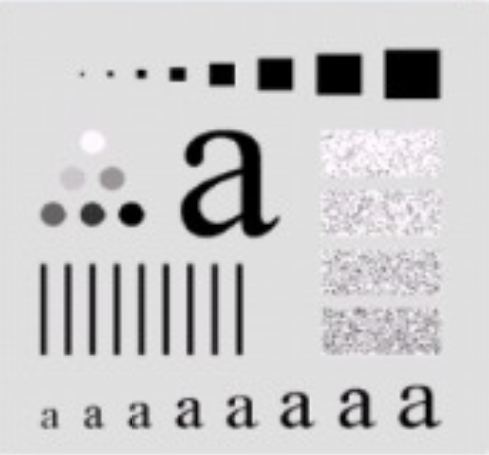
%> input picture 01-Signal-Audio/AwwamCorrection/butter.png, 489 x 455 px
$ octave testButter.m   (GNU Octave 9; MATLAB toolbox functions it lacks are replaced by stand-ins)
%> lines starting %> are read from the running program, lines starting %| are printed output that depends on the picture
### 01-Signal-Audio/AwwamCorrection/butterworthbpf.m
%% Author: Najam Khalil
% Computer Engineer
% Email: najamkhalil123@gmail.com

function filtered_image = butterworthbpf(I,d0,d1,n)
% Butterworth Bandpass Filter
% This simple  function was written for my Digital Image Processing course
% at Eastern Mediterranean University taught by
% Assoc. Prof. Dr. Hasan Demirel
% for the 2010-2011 Spring Semester
% for the complete report:
% http://www.scribd.com/doc/51981950/HW4-Frequency-Domain-Bandpass-Filtering
%
% Written By:
% Leonardo O. Iheme (leonardo.iheme@cc.emu.edu.tr)
% 23rd of March 2011
%
%   I = The input grey scale image
%   d0 = Lower cut off frequency
%   d1 = Higher cut off frequency
%   n = order of the filter
%
% The function makes use of the simple principle that a bandpass filter
% can be obtained by multiplying a lowpass filter with a highpass filter
% where the lowpass filter has a higher cut off frquency than the high pass filter.
%
% Usage BUTTERWORTHBPF(I,DO,D1,N)
% Example
% ima = imread('grass.jpg');
% ima = rgb2gray(ima);
% filtered_image = butterworthbpf(ima,30,120,4);
f = double(I);
[nx ny] = size(f);
f = uint8(f);
fftI = fft2(f,2*nx-1,2*ny-1);
fftI = fftshift(fftI);
subplot(2,2,1)
imshow(f,[]);
title('Original Image')
subplot(2,2,2)
fftshow(fftI,'log')
title('Image in Fourier Domain')
% Initialize filter.
filter1 = ones(2*nx-1,2*ny-1);
filter2 = ones(2*nx-1,2*ny-1);
filter3 = ones(2*nx-1,2*ny-1);
for i = 1:2*nx-1
    for j =1:2*ny-1
        dist = ((i-(nx+1))^2 + (j-(ny+1))^2)^.5;
        % Create Butterworth filter.
        filter1(i,j)= 1/(1 + (dist/d1)^(2*n));
        filter2(i,j) = 1/(1 + (dist/d0)^(2*n));
        filter3(i,j)= 1.0 - filter2(i,j);
        filter3(i,j) = filter1(i,j).*filter3(i,j);
    end
end
% Update image with passed frequencies.
filtered_image = fftI + filter3.*fftI;
subplot(2,2,3)
meshz(filter3)
title('Filter Image')
filtered_image = ifftshift(filtered_image);
filtered_image = ifft2(filtered_image,2*nx-1,2*ny-1);
filtered_image = real(filtered_image(1:nx,1:ny));
filtered_image = uint8(filtered_image);
subplot(2,2,4)
imshow(filtered_image,[])
title('Filtered Image')

### AwwamCorrection/fftshow.m
%% Author: Najam Khalil
% Computer Engineer
% Email: najamkhalil123@gmail.com

function fftshow(f,type)
% Usage: FFTSHOW(F,TYPE)
%
% Displays the fft matrix F using imshow, where TYPE must be one of
% 'abs' or 'log'. If TYPE='abs', then then abs(f) is displayed; if
% TYPE='log' then log(1+abs(f)) is displayed. If TYPE is omitted, then
% 'log' is chosen as a default.
%
% Example:
% c=imread('cameraman.tif');
% cf=fftshift(fft2(c));
% fftshow(cf,'abs')
%
if nargin<2,
type='log';
end
if (type=='log')
fl = log(1+abs(f));
fm = max(fl(:));
imshow(im2uint8(fl/fm))
elseif (type=='abs')
fa=abs(f);
fm=max(fa(:));
imshow(fa/fm)
else
error('TYPE must be abs or log.');
end;

### 01-Signal-Audio/AwwamCorrection/testButter.m
%% Author: Najam Khalil
% Computer Engineer
% Email: najamkhalil123@gmail.com

figure
im=rgb2gray(imread('butter.png'));
%> im: size 455x489 uint8; min 0, max 254, mean 202.4
n=2;%order
D0=70;
butterworthbpf(im,D0,100000,n)
%> in fftshow, `fl = log(1+abs(f));`:
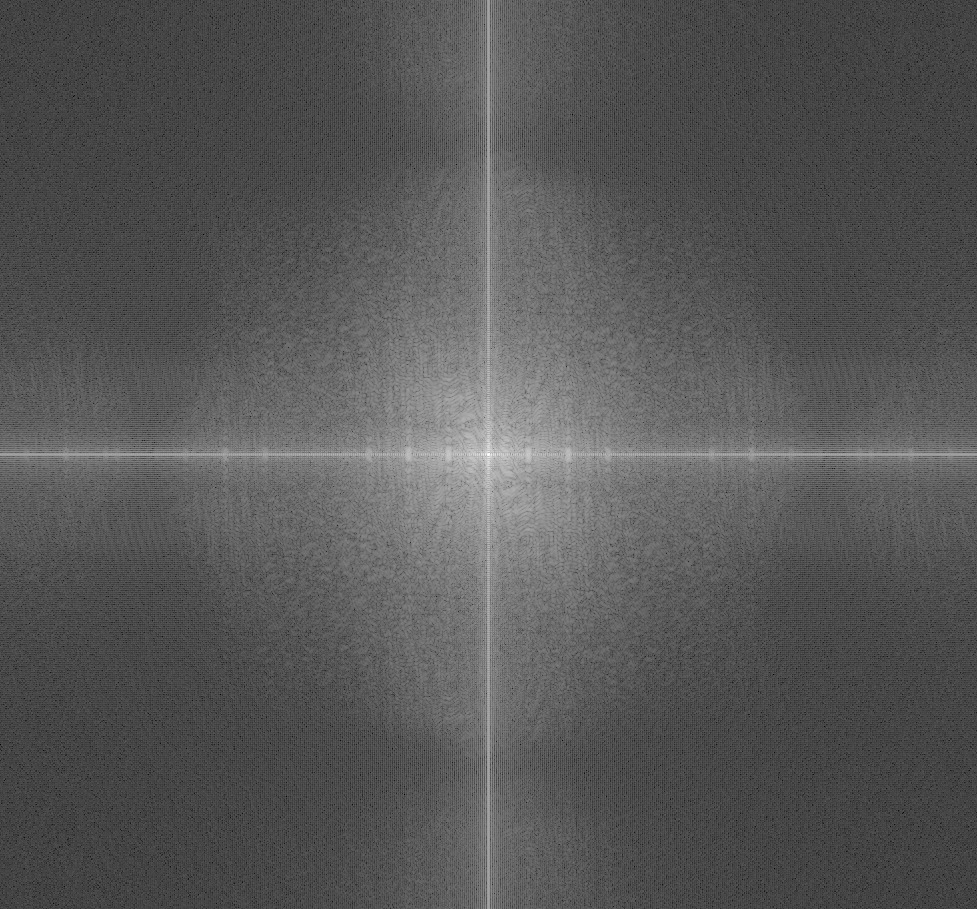
%> fl: size 909x977 double; min 0.346, max 17.62, mean 6.28; drawn with min black and max white
%> in fftshow, `fm = max(fl(:));`: fm = 17.62
%> after the loop in butterworthbpf, `for i = 1:2*nx-1`:
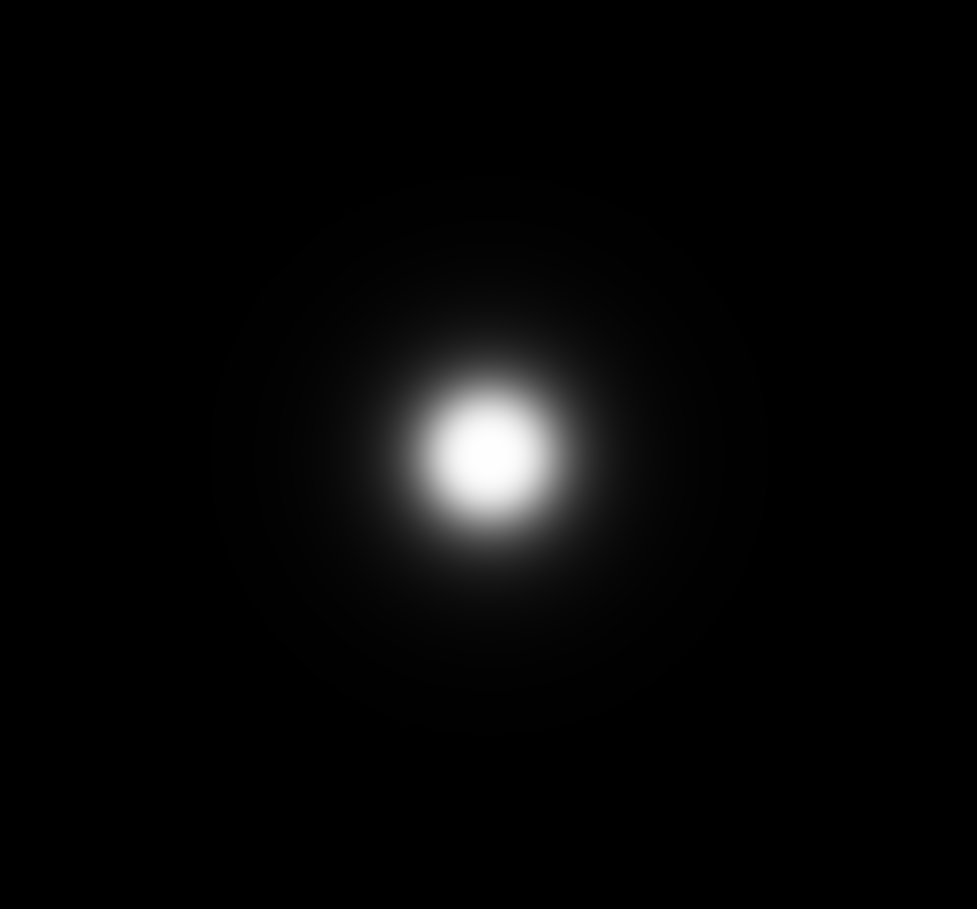
%> filter2: size 909x977 double; min 0.000121, max 1, mean 0.0269
%> after the loop in butterworthbpf, `for i = 1:2*nx-1`:
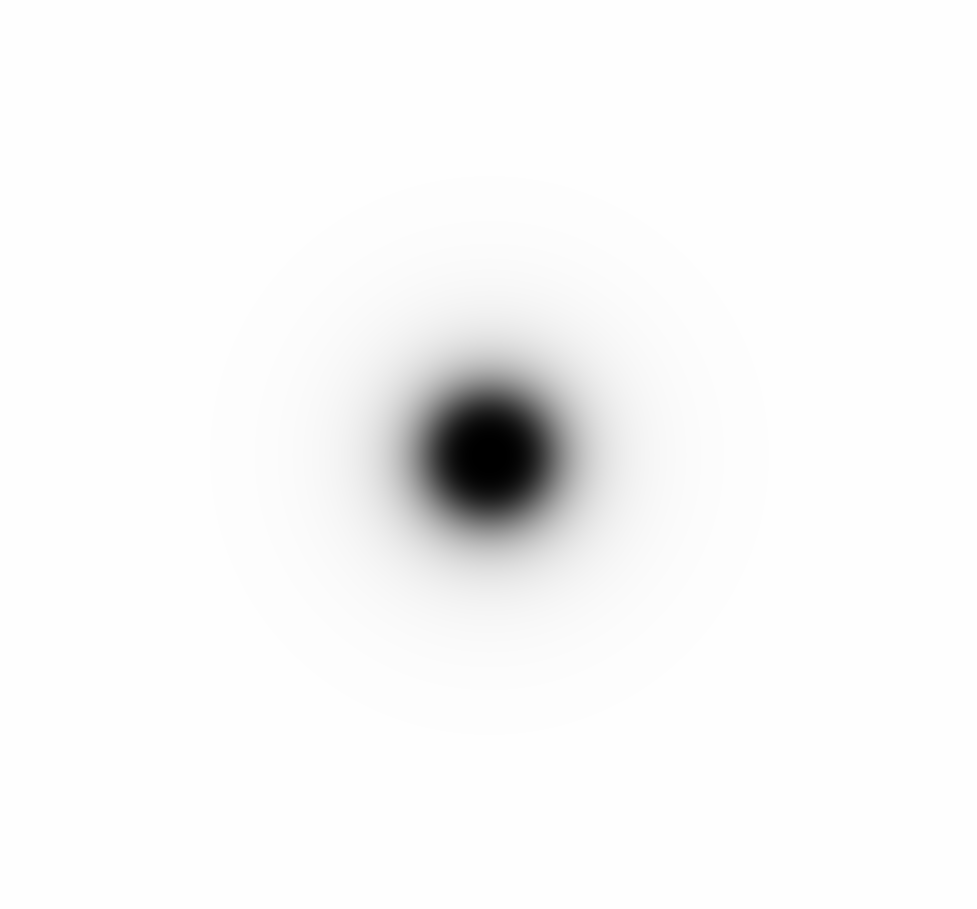
%> filter3: size 909x977 double; min 0, max 1, mean 0.973
%> in butterworthbpf, `filtered_image = real(filtered_image(1:nx,1:ny));`:
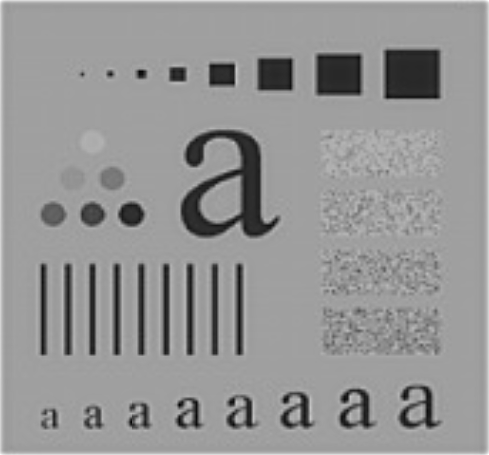
%> filtered_image: size 455x489 double; min -77.48, max 403.1, mean 203.8; drawn with min black and max white
%> in butterworthbpf, `filtered_image = uint8(filtered_image);`:
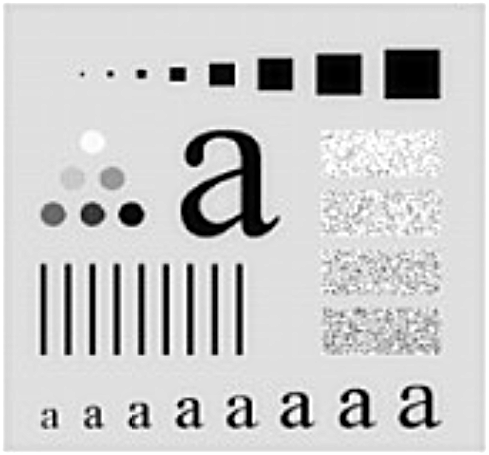
%> filtered_image: size 455x489 uint8; min 0, max 255, mean 203.3
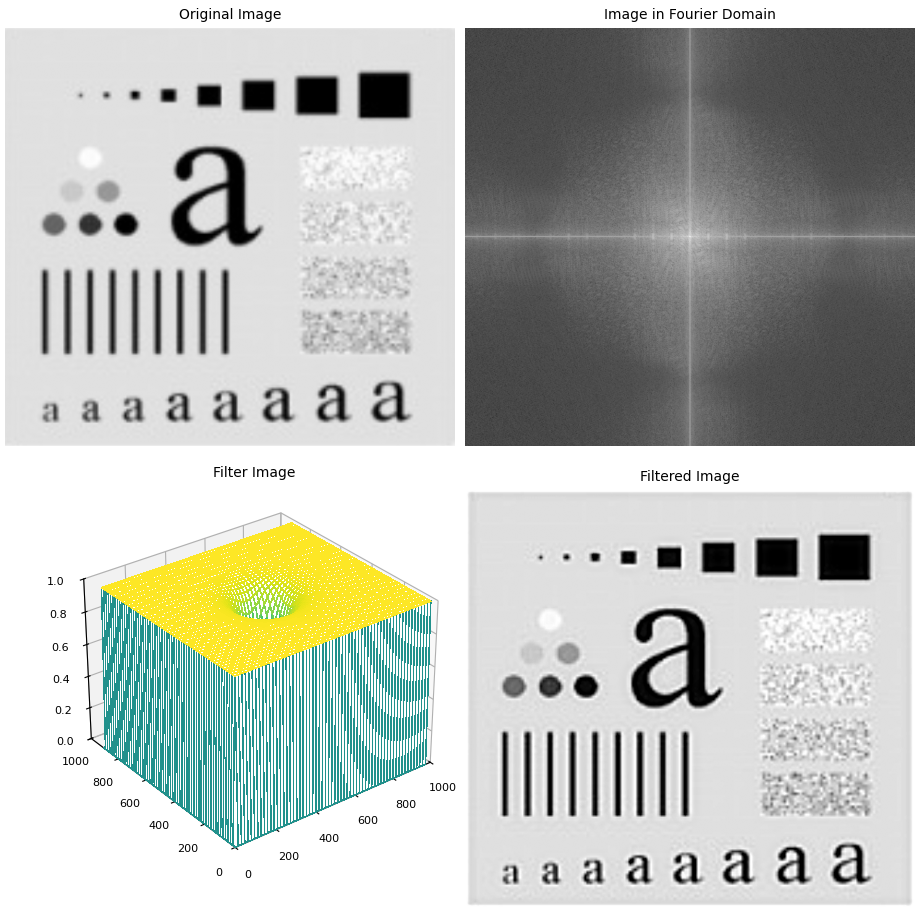
%> figure redrawn from the program's plot data, 4 panels
